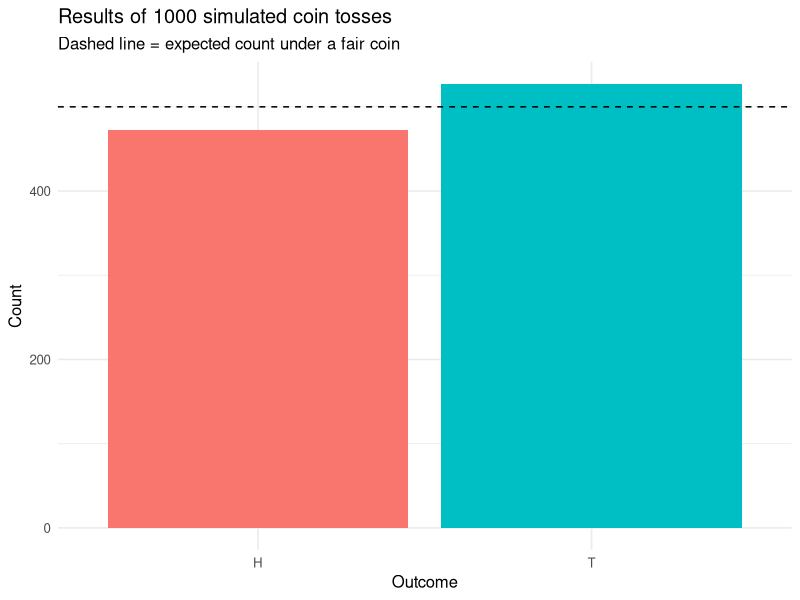
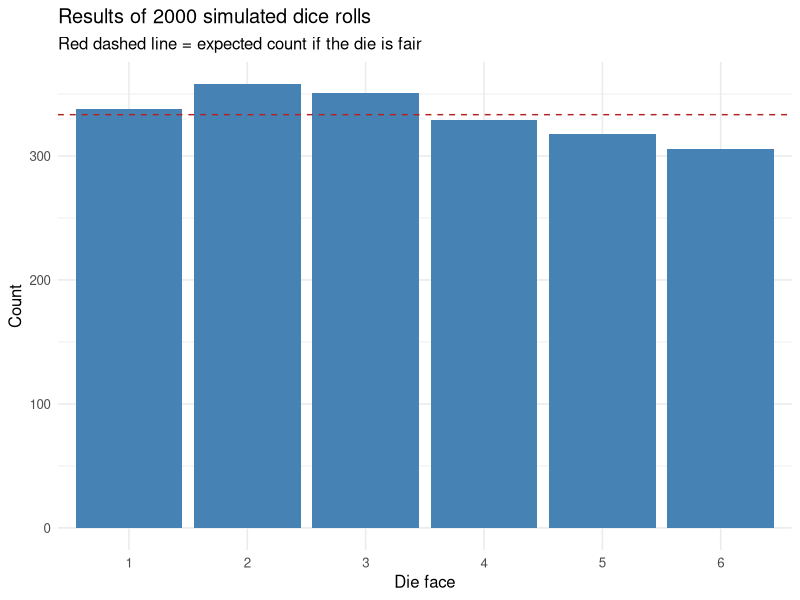
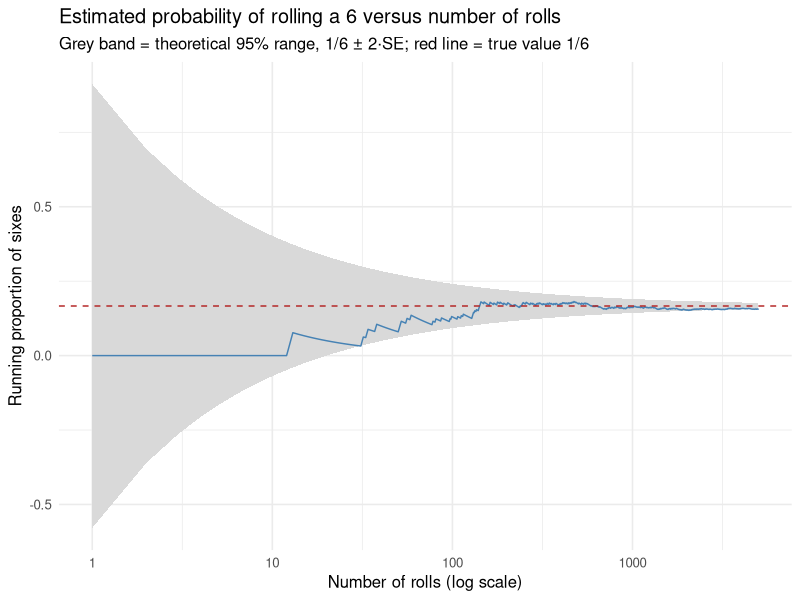
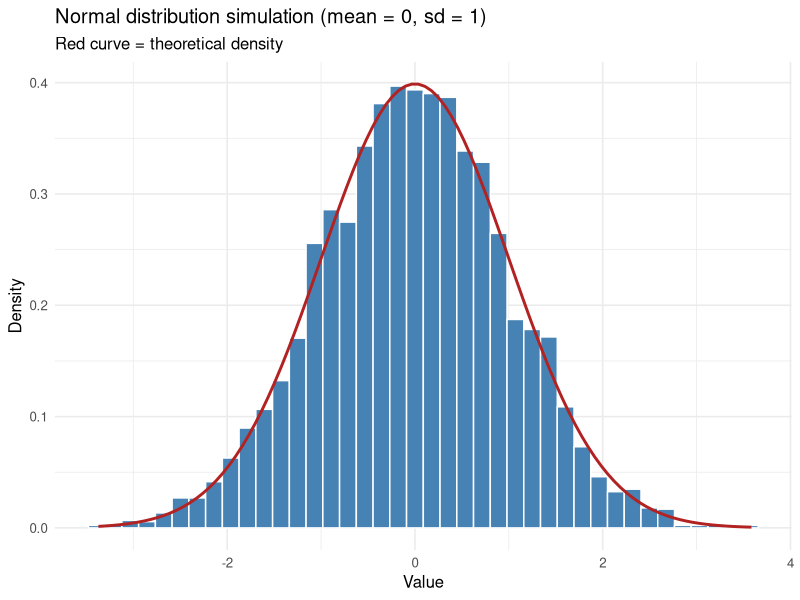
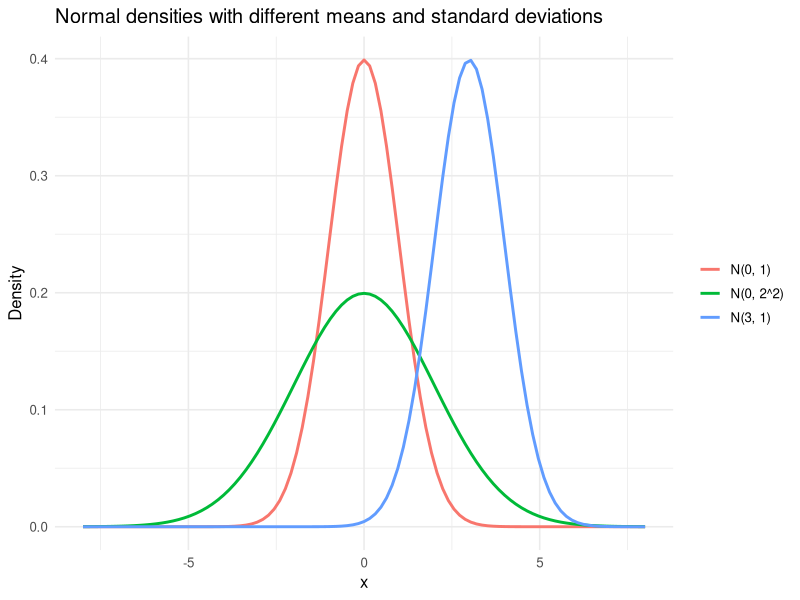
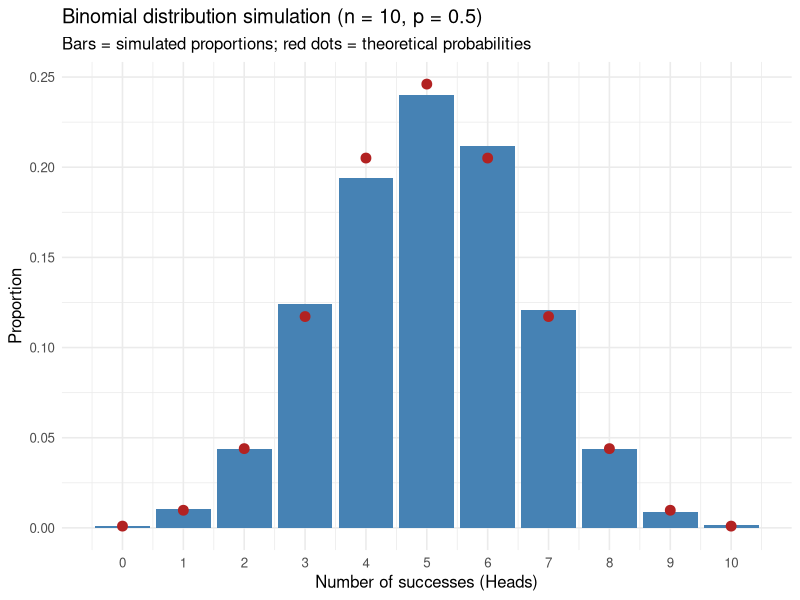
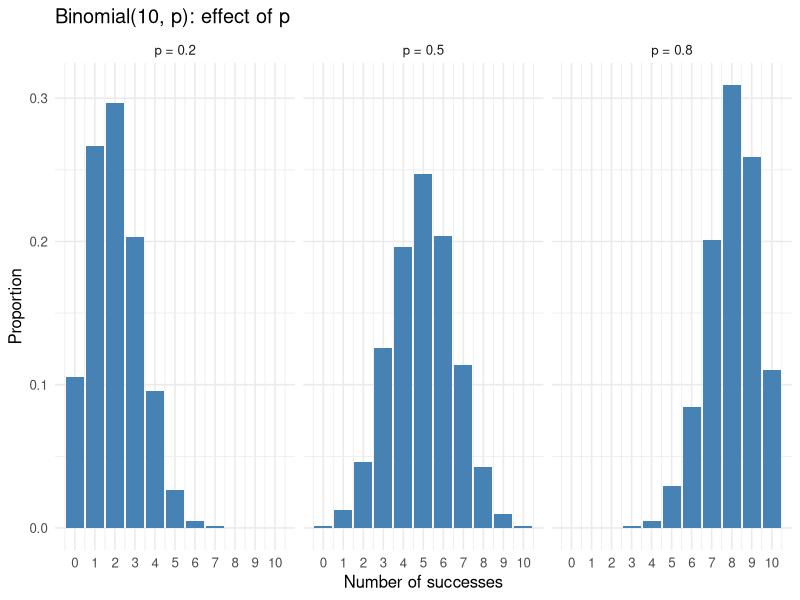
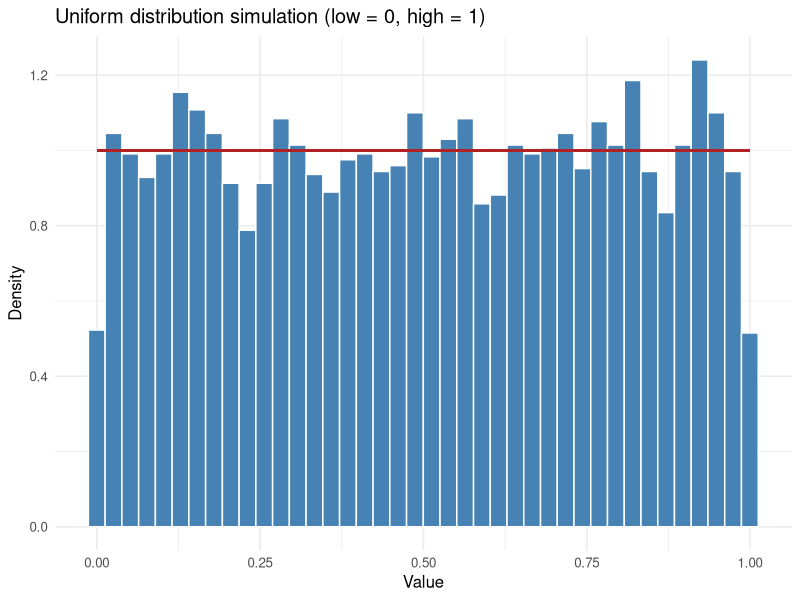

Source code (R) for these figures, in order:
## ---- chunk 1
knitr::opts_chunk$set(echo = TRUE, message = FALSE, warning = FALSE,
                      fig.width = 7, fig.height = 4.2)
data_dir <- if (dir.exists("../data")) "../data" else "data"
## ---- chunk 2
library(tidyverse)
theme_set(theme_minimal(base_size = 12))
## ---- chunk 3
set.seed(42)                  # reproducible results

n_tosses <- 1000              # TODO: try 50, 5000, ...

# sample(x, size, replace = TRUE, prob) draws `size` values from x
coin_outcomes <- sample(c("H", "T"), size = n_tosses, replace = TRUE, prob = c(0.5, 0.5))

# Counts and relative frequencies
coin_counts <- table(coin_outcomes)
coin_rel    <- prop.table(coin_counts)

coin_counts
round(coin_rel, 3)
## ---- chunk 4
heads <- sum(coin_outcomes == "H")
bt <- binom.test(heads, n_tosses, p = 0.5)       # exact binomial test of H0: p = 0.5

cat(sprintf("Estimated P(H) = %.3f, 95%% CI [%.3f, %.3f], p-value for H0: p = 0.5 is %.3f\n",
            bt$estimate, bt$conf.int[1], bt$conf.int[2], bt$p.value))
## ---- chunk 5
as_tibble(coin_counts) |>
  ggplot(aes(x = coin_outcomes, y = n, fill = coin_outcomes)) +
  geom_col(show.legend = FALSE) +
  geom_hline(yintercept = n_tosses / 2, linetype = "dashed") +      # expected count
  labs(title = paste("Results of", n_tosses, "simulated coin tosses"),
       subtitle = "Dashed line = expected count under a fair coin", x = "Outcome", y = "Count")
## ---- chunk 6
# >>> SOLUTION
set.seed(42)
results <- map_dfr(c(50, 1000, 5000, 100000), function(n) {
  tosses <- sample(c("H", "T"), n, replace = TRUE)
  bt <- binom.test(sum(tosses == "H"), n)
  tibble(n = n, p_hat = bt$estimate, ci_low = bt$conf.int[1], ci_high = bt$conf.int[2],
         ci_width = ci_high - ci_low)
})
results
# As n grows, p_hat approaches 0.5 and the 95% CI narrows roughly like 1/sqrt(n).
# <<< SOLUTION
## ---- chunk 7
set.seed(42)
biased_outcomes <- sample(c("H", "T"), size = 1000, replace = TRUE, prob = c(0.7, 0.3))
round(prop.table(table(biased_outcomes)), 3)

# Can we detect the bias? Test H0: p = 0.5
binom.test(sum(biased_outcomes == "H"), 1000, p = 0.5)$p.value
## ---- chunk 8
set.seed(42)
n_rolls <- 2000                                   # TODO: experiment with different values

dice_outcomes <- sample(1:6, size = n_rolls, replace = TRUE)

dice_counts <- table(dice_outcomes)
dice_rel    <- prop.table(dice_counts)

dice_counts
round(dice_rel, 4)
## ---- chunk 9
as_tibble(dice_counts) |>
  ggplot(aes(x = dice_outcomes, y = n)) +
  geom_col(fill = "steelblue") +
  geom_hline(yintercept = n_rolls / 6, colour = "firebrick", linetype = "dashed") +
  labs(title = paste("Results of", n_rolls, "simulated dice rolls"),
       subtitle = "Red dashed line = expected count if the die is fair", x = "Die face", y = "Count")
## ---- chunk 10
chisq.test(dice_counts, p = rep(1/6, 6))
## ---- chunk 11
# >>> SOLUTION
set.seed(42)
loaded_probs <- c(rep(0.15, 5), 0.25)               # sums to 1
loaded_rolls <- sample(1:6, 2000, replace = TRUE, prob = loaded_probs)
table(loaded_rolls)
chisq.test(table(loaded_rolls), p = rep(1/6, 6))
# p-value is far below 0.05: the test detects the loaded die.
# <<< SOLUTION
## ---- chunk 12
set.seed(42)
n_max <- 5000
rolls <- sample(1:6, n_max, replace = TRUE)

lln <- tibble(
  n     = 1:n_max,
  p_hat = cumsum(rolls == 6) / n                  # running proportion of sixes
) |>
  mutate(se = sqrt((1/6) * (5/6) / n))            # theoretical standard error

ggplot(lln, aes(x = n, y = p_hat)) +
  geom_ribbon(aes(ymin = 1/6 - 2 * se, ymax = 1/6 + 2 * se), fill = "grey85") +
  geom_line(colour = "steelblue") +
  geom_hline(yintercept = 1/6, colour = "firebrick", linetype = "dashed") +
  scale_x_log10() +
  labs(title = "Estimated probability of rolling a 6 versus number of rolls",
       subtitle = "Grey band = theoretical 95% range, 1/6 ± 2·SE; red line = true value 1/6",
       x = "Number of rolls (log scale)", y = "Running proportion of sixes")
## ---- chunk 13
set.seed(42)
mean_val <- 0       # centre of the distribution (mu)
sd_val   <- 1       # standard deviation (sigma)
n_samples_normal <- 5000

normal_samples <- rnorm(n_samples_normal, mean = mean_val, sd = sd_val)

ggplot(tibble(x = normal_samples), aes(x)) +
  geom_histogram(aes(y = after_stat(density)), bins = 40, fill = "steelblue", colour = "white") +
  stat_function(fun = dnorm, args = list(mean = mean_val, sd = sd_val),
                colour = "firebrick", linewidth = 1) +
  labs(title = "Normal distribution simulation (mean = 0, sd = 1)",
       subtitle = "Red curve = theoretical density", x = "Value", y = "Density")
## ---- chunk 14
tibble(k = 1:3,
       simulated   = sapply(1:3, function(k) mean(abs(normal_samples - mean_val) <= k * sd_val)),
       theoretical = 2 * pnorm(1:3) - 1) |>
  mutate(across(c(simulated, theoretical), ~ round(.x, 4)))
## ---- chunk 15
# >>> SOLUTION
ggplot(tibble(x = c(-8, 8)), aes(x)) +
  stat_function(fun = dnorm, args = list(0, 1), aes(colour = "N(0, 1)"),   linewidth = 1) +
  stat_function(fun = dnorm, args = list(0, 2), aes(colour = "N(0, 2^2)"), linewidth = 1) +
  stat_function(fun = dnorm, args = list(3, 1), aes(colour = "N(3, 1)"),   linewidth = 1) +
  labs(title = "Normal densities with different means and standard deviations",
       x = "x", y = "Density", colour = NULL)
# The mean shifts the curve left/right; a larger sd makes it wider and flatter.
# <<< SOLUTION
## ---- chunk 16
set.seed(42)
n_trials      <- 10     # number of coin tosses in each experiment
p_success     <- 0.5    # probability of getting Heads
n_experiments <- 5000

binomial_samples <- rbinom(n_experiments, size = n_trials, prob = p_success)

theory <- tibble(k = 0:n_trials, prob = dbinom(0:n_trials, n_trials, p_success))

ggplot(tibble(k = binomial_samples), aes(k)) +
  geom_bar(aes(y = after_stat(prop)), fill = "steelblue") +
  geom_point(data = theory, aes(y = prob), colour = "firebrick", size = 3) +
  scale_x_continuous(breaks = 0:n_trials) +
  labs(title = paste0("Binomial distribution simulation (n = ", n_trials, ", p = ", p_success, ")"),
       subtitle = "Bars = simulated proportions; red dots = theoretical probabilities",
       x = "Number of successes (Heads)", y = "Proportion")

# Compare simulated and theoretical mean and variance
c(sim_mean = mean(binomial_samples), theory_mean = n_trials * p_success,
  sim_var  = var(binomial_samples),  theory_var  = n_trials * p_success * (1 - p_success))
## ---- chunk 17
# >>> SOLUTION
set.seed(42)
bind_rows(lapply(c(0.2, 0.5, 0.8), function(prob)
  tibble(setting = paste("p =", prob), k = rbinom(5000, 10, prob)))) |>
  ggplot(aes(k)) +
  geom_bar(aes(y = after_stat(prop)), fill = "steelblue") +
  facet_wrap(~ setting) +
  scale_x_continuous(breaks = 0:10) +
  labs(title = "Binomial(10, p): effect of p", x = "Number of successes", y = "Proportion")

dbinom(5, size = 10, prob = 0.5)                         # P(X = 5)  = 0.2461
1 - pbinom(7, size = 10, prob = 0.5)                     # P(X >= 8) = 0.0547
# p = 0.2 is right-skewed, p = 0.5 symmetric, p = 0.8 left-skewed.
# <<< SOLUTION
## ---- chunk 18
set.seed(42)
low  <- 0.0
high <- 1.0
n_samples_uniform <- 5000

uniform_samples <- runif(n_samples_uniform, min = low, max = high)

ggplot(tibble(x = uniform_samples), aes(x)) +
  geom_histogram(aes(y = after_stat(density)), bins = 40, fill = "steelblue", colour = "white") +
  stat_function(fun = dunif, args = list(min = low, max = high), colour = "firebrick", linewidth = 1) +
  labs(title = paste0("Uniform distribution simulation (low = ", low, ", high = ", high, ")"),
       x = "Value", y = "Density")
## ---- chunk 19
set.seed(42)
n <- 10000
two_dice <- tibble(s = sample(1:6, n, replace = TRUE) + sample(1:6, n, replace = TRUE))

theory <- tibble(s = 2:12, prob = (6 - abs(s - 7)) / 36)

ggplot(two_dice, aes(s)) +
  geom_bar(aes(y = after_stat(prop)), fill = "steelblue") +
  geom_point(data = theory, aes(y = prob), colour = "firebrick", size = 3) +
  scale_x_continuous(breaks = 2:12) +
  labs(title = "Sum of two dice (10,000 rolls)",
       subtitle = "Bars = simulation; red dots = theory", x = "Sum", y = "Proportion")

mean(two_dice$s >= 10)        # simulated P(S >= 10); theory = 6/36 = 0.1667
